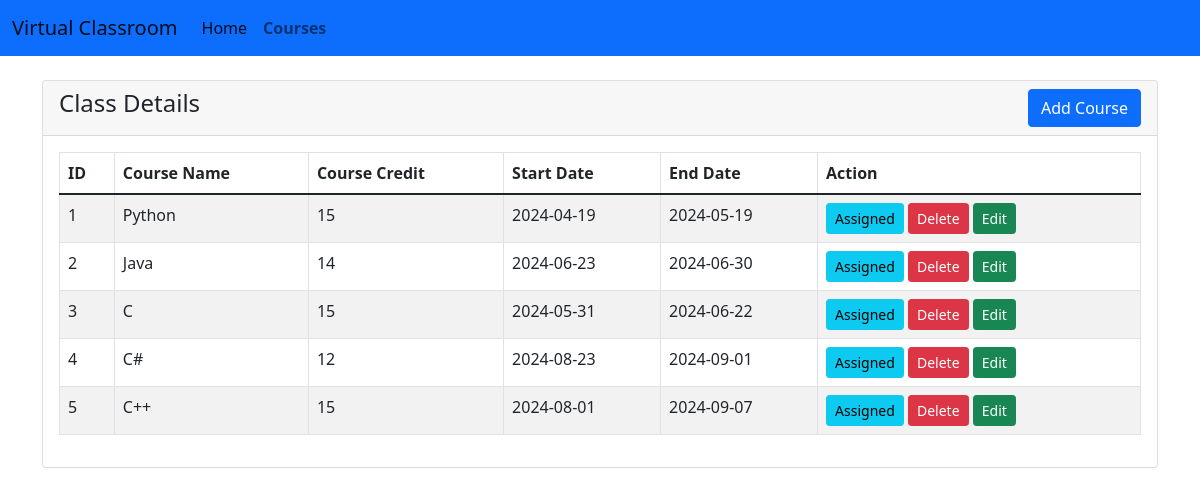
/courses.php, run on the app's committed database.
### tables this page shows
CREATE TABLE `coursedetails1` (
  `Course_ID` int(255) NOT NULL,
  `Course_Name` varchar(255) NOT NULL,
  `Course_credit` int(255) NOT NULL,
  `Start_date` date NOT NULL,
  `End_Date` date NOT NULL
);

### courses.php (the view, shortened to what this page needs)
<!doctype html>
<html lang="en">
  <head>
    <link href="https://cdn.jsdelivr.net/npm/bootstrap@5.1.3/dist/css/bootstrap.min.css" rel="stylesheet">
    <link rel="stylesheet" href="//cdn.jsdelivr.net/npm/alertifyjs@1.13.1/build/css/alertify.min.css"/>
</head>
<body>
<nav class="navbar navbar-expand-lg navbar-light bg-primary">
  <div class="container-fluid">
    <a class="navbar-brand"  href="instructor.php">Virtual Classroom </a>
    <div class="collapse navbar-collapse" id="navbarSupportedContent">
      <ul class="navbar-nav me-auto mb-2 mb-lg-0">
        <li class="nav-item">
          <a class="nav-link active" aria-current="page" href="instructor.php">Home</a>
        </li>
        <li class="nav-item nav">
          <a class="nav-link" href="courses.php">Courses</a>
        </li>
      </ul>
    </div>
  </div>
</nav>
<div class="container mt-4">
    <div class="row">
        <div class="col-md-12">
            <div class="card">
                <div class="card-header">
                    <h4>Class Details
                    <button type="button" class="btn btn-primary float-end" data-bs-toggle="modal" data-bs-target="#courseAddModal">
                            Add Course
                        </button>
               </h4>
                </div>
                <div class="card-body">
                    <table id="myTable" class="table table-bordered table-striped">
                        <thead>
                            <tr>
                                <th>ID</th>
                                <th >Course Name</th>
                                <th>Course Credit</th>
                                <th>Start Date</th>
                                <th>End Date</th>
                                <th>Action</th>
                            </tr>
                        </thead>
                        <tbody>
                            <?php
                            require 'conn.php';
                            $query = "SELECT * FROM coursedetails1";
                            $query_run = mysqli_query($con, $query);
                            if(mysqli_num_rows($query_run) > 0)
                            {
                                foreach($query_run as $student)
                                {
                                    ?>
                                    <tr>
                                        <td><?= $student['Course_ID'] ?></td>
                                        <td ><?= $student['Course_Name'] ?></td>
                                        <td><?= $student['Course_credit'] ?></td>
                                        <td><?= $student['Start_date'] ?></td>
                                        <td><?= $student['End_Date'] ?></td>
                                        <td> <button type="button" data-cor-id="<?=$student['Course_ID'];?> " data-cor-name="<?=$student['Course_Name'];?>  " class="coursecheck btn btn-info btn-sm">Assigned</button>
                                            <button type="button" value="<?=$student['Course_ID'];?>" class="deleteStudentBtn btn btn-danger btn-sm">Delete</button>
                                            <button type="button" value="<?=$student['Course_ID'];?>" class="editCourseBtn1 btn btn-success btn-sm">Edit</button>
                                        </td>
                                    </tr>
                                    <?php
                                }
                            }
                            ?>
                        </tbody>
                    </table>
                </div>
            </div>
        </div>
    </div>
</div>
</body>
</html>

### courses.php (style rules this page uses)
.nav { color:#fff; font-weight:bold; }

### data on the page
coursedetails1: Course_ID "1", Course_Name "Python", Course_credit "15", Start_date "2024-04-19", End_Date "2024-05-19"
coursedetails1: Course_ID "2", Course_Name "Java", Course_credit "14", Start_date "2024-06-23", End_Date "2024-06-30"
coursedetails1: Course_ID "3", Course_Name "C", Course_credit "15", Start_date "2024-05-31", End_Date "2024-06-22"
coursedetails1: Course_ID "4", Course_Name "C#", Course_credit "12", Start_date "2024-08-23", End_Date "2024-09-01"
coursedetails1: Course_ID "5", Course_Name "C++", Course_credit "15", Start_date "2024-08-01", End_Date "2024-09-07"
